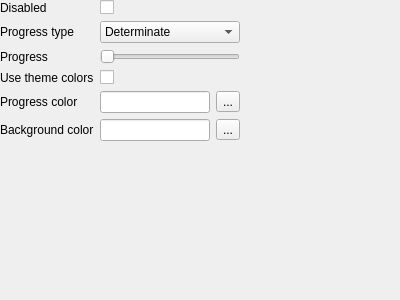
<?xml version="1.0" encoding="UTF-8"?>
<ui version="4.0">
    <class>ProgressSettingsForm</class>
    <widget class="QWidget" name="ProgressSettingsForm">
        <property name="geometry">
            <rect>
                <x>0</x>
                <y>0</y>
                <width>400</width>
                <height>300</height>
            </rect>
        </property>
        <property name="windowTitle">
            <string>Form</string>
        </property>
        <widget class="QWidget" name="formLayoutWidget">
            <property name="geometry">
                <rect>
                    <x>0</x>
                    <y>0</y>
                    <width>240</width>
                    <height>197</height>
                </rect>
            </property>
            <layout class="QFormLayout" name="formLayout">
                <item row="0" column="0">
                    <widget class="QLabel" name="disabledLabel">
                        <property name="text">
                            <string>Disabled</string>
                        </property>
                    </widget>
                </item>
                <item row="0" column="1">
                    <widget class="QCheckBox" name="disabledCheckBox"/>
                </item>
                <item row="1" column="0">
                    <widget class="QLabel" name="progressTypeLabel">
                        <property name="text">
                            <string>Progress type</string>
                        </property>
                    </widget>
                </item>
                <item row="1" column="1">
                    <widget class="QComboBox" name="progressTypeComboBox">
                        <item>
                            <property name="text">
                                <string>Determinate</string>
                            </property>
                        </item>
                        <item>
                            <property name="text">
                                <string>Indeterminate</string>
                            </property>
                        </item>
                    </widget>
                </item>
                <item row="2" column="0">
                    <widget class="QLabel" name="progressLabel">
                        <property name="text">
                            <string>Progress</string>
                        </property>
                    </widget>
                </item>
                <item row="2" column="1">
                    <widget class="QSlider" name="progressSlider">
                        <property name="orientation">
                            <enum>Qt::Horizontal</enum>
                        </property>
                    </widget>
                </item>
                <item row="3" column="0">
                    <widget class="QLabel" name="useThemeColorsLabel">
                        <property name="text">
                            <string>Use theme colors</string>
                        </property>
                    </widget>
                </item>
                <item row="3" column="1">
                    <widget class="QCheckBox" name="useThemeColorsCheckBox"/>
                </item>
                <item row="4" column="0">
                    <widget class="QLabel" name="colorLabel">
                        <property name="text">
                            <string>Progress color</string>
                        </property>
                    </widget>
                </item>
                <item row="4" column="1">
                    <layout class="QHBoxLayout" name="horizontalLayout">
                        <item>
                            <widget class="QLineEdit" name="progressColorLineEdit"/>
                        </item>
                        <item>
                            <widget class="QToolButton" name="progressColorToolButton">
                                <property name="text">
                                    <string>...</string>
                                </property>
                            </widget>
                        </item>
                    </layout>
                </item>
                <item row="5" column="0">
                    <widget class="QLabel" name="backgroundColorLabel">
                        <property name="text">
                            <string>Background color</string>
                        </property>
                    </widget>
                </item>
                <item row="5" column="1">
                    <layout class="QHBoxLayout" name="horizontalLayout_2">
                        <item>
                            <widget class="QLineEdit" name="backgroundColorLineEdit"/>
                        </item>
                        <item>
                            <widget class="QToolButton" name="backgroundColorToolButton">
                                <property name="text">
                                    <string>...</string>
                                </property>
                            </widget>
                        </item>
                    </layout>
                </item>
            </layout>
        </widget>
    </widget>
    <resources/>
    <connections/>
</ui>
